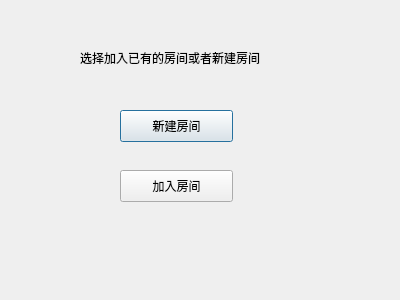
<?xml version="1.0" encoding="UTF-8"?>
<ui version="4.0">
 <class>master</class>
 <widget class="QDialog" name="master">
  <property name="geometry">
   <rect>
    <x>0</x>
    <y>0</y>
    <width>400</width>
    <height>300</height>
   </rect>
  </property>
  <property name="windowTitle">
   <string>Dialog</string>
  </property>
  <widget class="QPushButton" name="pushButton">
   <property name="geometry">
    <rect>
     <x>120</x>
     <y>110</y>
     <width>113</width>
     <height>32</height>
    </rect>
   </property>
   <property name="text">
    <string>新建房间</string>
   </property>
  </widget>
  <widget class="QPushButton" name="pushButton_2">
   <property name="geometry">
    <rect>
     <x>120</x>
     <y>170</y>
     <width>113</width>
     <height>32</height>
    </rect>
   </property>
   <property name="text">
    <string>加入房间</string>
   </property>
  </widget>
  <widget class="QLabel" name="label">
   <property name="geometry">
    <rect>
     <x>80</x>
     <y>50</y>
     <width>201</width>
     <height>16</height>
    </rect>
   </property>
   <property name="text">
    <string>选择加入已有的房间或者新建房间</string>
   </property>
  </widget>
 </widget>
 <resources/>
 <connections/>
</ui>
